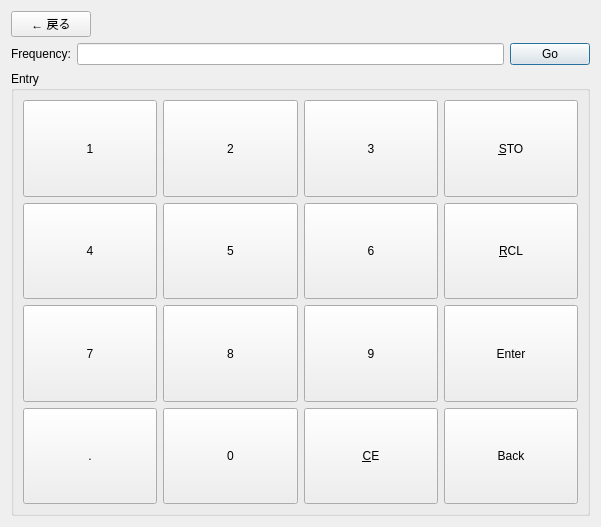
<?xml version="1.0" encoding="UTF-8"?>
<ui version="4.0">
 <class>frequencyinputwidget</class>
 <widget class="QWidget" name="frequencyinputwidget">
  <property name="geometry">
   <rect>
    <x>0</x>
    <y>0</y>
    <width>601</width>
    <height>527</height>
   </rect>
  </property>
  <property name="windowTitle">
   <string>Form</string>
  </property>
  <layout class="QVBoxLayout" name="verticalLayout">
   <item>
    <layout class="QHBoxLayout" name="backButtonLayout">
     <item>
      <widget class="QPushButton" name="returnBtn">
       <property name="text">
        <string>← 戻る</string>
       </property>
      </widget>
     </item>
     <item>
      <spacer name="backButtonSpacer">
       <property name="orientation">
        <enum>Qt::Orientation::Horizontal</enum>
       </property>
       <property name="sizeHint" stdset="0">
        <size>
         <width>40</width>
         <height>20</height>
        </size>
       </property>
      </spacer>
     </item>
    </layout>
   </item>
   <item>
    <layout class="QHBoxLayout" name="horizontalLayout_3">
     <item>
      <widget class="QLabel" name="label_8">
       <property name="text">
        <string>Frequency:</string>
       </property>
      </widget>
     </item>
     <item>
      <widget class="QLineEdit" name="freqMhzLineEdit">
       <property name="accessibleName">
        <string>Frequency in MHz</string>
       </property>
      </widget>
     </item>
     <item>
      <widget class="QPushButton" name="goFreqBtn">
       <property name="text">
        <string>Go</string>
       </property>
       <property name="shortcut">
        <string>Return</string>
       </property>
       <property name="default">
        <bool>true</bool>
       </property>
      </widget>
     </item>
    </layout>
   </item>
   <item>
    <widget class="QGroupBox" name="groupBox_2">
     <property name="title">
      <string>Entry</string>
     </property>
     <layout class="QGridLayout" name="gridLayout_3">
      <item row="1" column="1">
       <widget class="QPushButton" name="f5btn">
        <property name="sizePolicy">
         <sizepolicy hsizetype="Minimum" vsizetype="MinimumExpanding">
          <horstretch>0</horstretch>
          <verstretch>0</verstretch>
         </sizepolicy>
        </property>
        <property name="minimumSize">
         <size>
          <width>30</width>
          <height>30</height>
         </size>
        </property>
        <property name="text">
         <string>5</string>
        </property>
        <property name="shortcut">
         <string>5</string>
        </property>
       </widget>
      </item>
      <item row="1" column="3">
       <widget class="QPushButton" name="fRclBtn">
        <property name="sizePolicy">
         <sizepolicy hsizetype="Minimum" vsizetype="MinimumExpanding">
          <horstretch>0</horstretch>
          <verstretch>0</verstretch>
         </sizepolicy>
        </property>
        <property name="minimumSize">
         <size>
          <width>0</width>
          <height>30</height>
         </size>
        </property>
        <property name="toolTip">
         <string>&lt;html&gt;&lt;head/&gt;&lt;body&gt;&lt;p&gt;To recall a preset memory:&lt;/p&gt;&lt;p&gt;1. Type in the preset number (0 through 99)&lt;/p&gt;&lt;p&gt;2. Press RCL (or use hotkey &amp;quot;R&amp;quot;)&lt;/p&gt;&lt;/body&gt;&lt;/html&gt;</string>
        </property>
        <property name="text">
         <string>&amp;RCL</string>
        </property>
        <property name="shortcut">
         <string>R</string>
        </property>
       </widget>
      </item>
      <item row="1" column="2">
       <widget class="QPushButton" name="f6btn">
        <property name="sizePolicy">
         <sizepolicy hsizetype="Minimum" vsizetype="MinimumExpanding">
          <horstretch>0</horstretch>
          <verstretch>0</verstretch>
         </sizepolicy>
        </property>
        <property name="minimumSize">
         <size>
          <width>30</width>
          <height>30</height>
         </size>
        </property>
        <property name="text">
         <string>6</string>
        </property>
        <property name="shortcut">
         <string>6</string>
        </property>
       </widget>
      </item>
      <item row="0" column="2">
       <widget class="QPushButton" name="f3btn">
        <property name="sizePolicy">
         <sizepolicy hsizetype="Minimum" vsizetype="MinimumExpanding">
          <horstretch>0</horstretch>
          <verstretch>0</verstretch>
         </sizepolicy>
        </property>
        <property name="minimumSize">
         <size>
          <width>30</width>
          <height>30</height>
         </size>
        </property>
        <property name="text">
         <string>3</string>
        </property>
        <property name="shortcut">
         <string>3</string>
        </property>
        <property name="flat">
         <bool>false</bool>
        </property>
       </widget>
      </item>
      <item row="3" column="2">
       <widget class="QPushButton" name="fCEbtn">
        <property name="sizePolicy">
         <sizepolicy hsizetype="Minimum" vsizetype="MinimumExpanding">
          <horstretch>0</horstretch>
          <verstretch>0</verstretch>
         </sizepolicy>
        </property>
        <property name="minimumSize">
         <size>
          <width>30</width>
          <height>30</height>
         </size>
        </property>
        <property name="text">
         <string>&amp;CE</string>
        </property>
        <property name="shortcut">
         <string>C</string>
        </property>
       </widget>
      </item>
      <item row="1" column="0">
       <widget class="QPushButton" name="f4btn">
        <property name="sizePolicy">
         <sizepolicy hsizetype="Minimum" vsizetype="MinimumExpanding">
          <horstretch>0</horstretch>
          <verstretch>0</verstretch>
         </sizepolicy>
        </property>
        <property name="minimumSize">
         <size>
          <width>30</width>
          <height>30</height>
         </size>
        </property>
        <property name="text">
         <string>4</string>
        </property>
        <property name="shortcut">
         <string>4</string>
        </property>
       </widget>
      </item>
      <item row="0" column="3">
       <widget class="QPushButton" name="fStoBtn">
        <property name="sizePolicy">
         <sizepolicy hsizetype="Minimum" vsizetype="MinimumExpanding">
          <horstretch>0</horstretch>
          <verstretch>0</verstretch>
         </sizepolicy>
        </property>
        <property name="minimumSize">
         <size>
          <width>0</width>
          <height>30</height>
         </size>
        </property>
        <property name="toolTip">
         <string>&lt;html&gt;&lt;head/&gt;&lt;body&gt;&lt;p&gt;To store a preset:&lt;/p&gt;&lt;p&gt;1. Set the desired frequency and mode per normal methods&lt;/p&gt;&lt;p&gt;2. Type the index to to store to (0 through 99)&lt;/p&gt;&lt;p&gt;3. Press STO (or use hotkey &amp;quot;S&amp;quot;)&lt;/p&gt;&lt;/body&gt;&lt;/html&gt;</string>
        </property>
        <property name="text">
         <string>&amp;STO</string>
        </property>
        <property name="shortcut">
         <string>S</string>
        </property>
       </widget>
      </item>
      <item row="2" column="2">
       <widget class="QPushButton" name="f9btn">
        <property name="sizePolicy">
         <sizepolicy hsizetype="Minimum" vsizetype="MinimumExpanding">
          <horstretch>0</horstretch>
          <verstretch>0</verstretch>
         </sizepolicy>
        </property>
        <property name="minimumSize">
         <size>
          <width>30</width>
          <height>30</height>
         </size>
        </property>
        <property name="text">
         <string>9</string>
        </property>
        <property name="shortcut">
         <string>9</string>
        </property>
       </widget>
      </item>
      <item row="3" column="3">
       <widget class="QPushButton" name="fBackbtn">
        <property name="sizePolicy">
         <sizepolicy hsizetype="Minimum" vsizetype="MinimumExpanding">
          <horstretch>0</horstretch>
          <verstretch>0</verstretch>
         </sizepolicy>
        </property>
        <property name="minimumSize">
         <size>
          <width>0</width>
          <height>30</height>
         </size>
        </property>
        <property name="text">
         <string>Back</string>
        </property>
        <property name="shortcut">
         <string>Backspace</string>
        </property>
       </widget>
      </item>
      <item row="2" column="3">
       <widget class="QPushButton" name="fEnterBtn">
        <property name="sizePolicy">
         <sizepolicy hsizetype="Minimum" vsizetype="MinimumExpanding">
          <horstretch>0</horstretch>
          <verstretch>0</verstretch>
         </sizepolicy>
        </property>
        <property name="minimumSize">
         <size>
          <width>0</width>
          <height>30</height>
         </size>
        </property>
        <property name="text">
         <string>Enter</string>
        </property>
        <property name="shortcut">
         <string>Enter</string>
        </property>
       </widget>
      </item>
      <item row="3" column="1">
       <widget class="QPushButton" name="f0btn">
        <property name="sizePolicy">
         <sizepolicy hsizetype="Minimum" vsizetype="MinimumExpanding">
          <horstretch>0</horstretch>
          <verstretch>0</verstretch>
         </sizepolicy>
        </property>
        <property name="minimumSize">
         <size>
          <width>30</width>
          <height>30</height>
         </size>
        </property>
        <property name="text">
         <string>0</string>
        </property>
        <property name="shortcut">
         <string>0</string>
        </property>
       </widget>
      </item>
      <item row="3" column="0">
       <widget class="QPushButton" name="fDotbtn">
        <property name="sizePolicy">
         <sizepolicy hsizetype="Minimum" vsizetype="MinimumExpanding">
          <horstretch>0</horstretch>
          <verstretch>0</verstretch>
         </sizepolicy>
        </property>
        <property name="minimumSize">
         <size>
          <width>30</width>
          <height>30</height>
         </size>
        </property>
        <property name="text">
         <string>.</string>
        </property>
        <property name="shortcut">
         <string>.</string>
        </property>
       </widget>
      </item>
      <item row="0" column="0">
       <widget class="QPushButton" name="f1btn">
        <property name="sizePolicy">
         <sizepolicy hsizetype="Minimum" vsizetype="MinimumExpanding">
          <horstretch>0</horstretch>
          <verstretch>0</verstretch>
         </sizepolicy>
        </property>
        <property name="minimumSize">
         <size>
          <width>30</width>
          <height>30</height>
         </size>
        </property>
        <property name="text">
         <string>1</string>
        </property>
        <property name="shortcut">
         <string>1</string>
        </property>
       </widget>
      </item>
      <item row="0" column="1">
       <widget class="QPushButton" name="f2btn">
        <property name="sizePolicy">
         <sizepolicy hsizetype="Minimum" vsizetype="MinimumExpanding">
          <horstretch>0</horstretch>
          <verstretch>0</verstretch>
         </sizepolicy>
        </property>
        <property name="minimumSize">
         <size>
          <width>30</width>
          <height>30</height>
         </size>
        </property>
        <property name="text">
         <string>2</string>
        </property>
        <property name="shortcut">
         <string>2</string>
        </property>
       </widget>
      </item>
      <item row="2" column="0">
       <widget class="QPushButton" name="f7btn">
        <property name="sizePolicy">
         <sizepolicy hsizetype="Minimum" vsizetype="MinimumExpanding">
          <horstretch>0</horstretch>
          <verstretch>0</verstretch>
         </sizepolicy>
        </property>
        <property name="minimumSize">
         <size>
          <width>30</width>
          <height>30</height>
         </size>
        </property>
        <property name="text">
         <string>7</string>
        </property>
        <property name="shortcut">
         <string>7</string>
        </property>
       </widget>
      </item>
      <item row="2" column="1">
       <widget class="QPushButton" name="f8btn">
        <property name="sizePolicy">
         <sizepolicy hsizetype="Minimum" vsizetype="MinimumExpanding">
          <horstretch>0</horstretch>
          <verstretch>0</verstretch>
         </sizepolicy>
        </property>
        <property name="minimumSize">
         <size>
          <width>30</width>
          <height>30</height>
         </size>
        </property>
        <property name="text">
         <string>8</string>
        </property>
        <property name="shortcut">
         <string>8</string>
        </property>
       </widget>
      </item>
     </layout>
    </widget>
   </item>
  </layout>
 </widget>
 <resources/>
 <connections/>
</ui>
